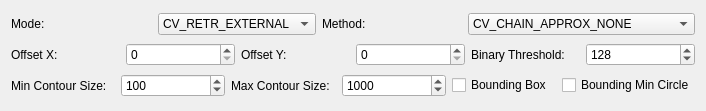
    <widget class="QWidget" name="layoutWidget">
     <property name="geometry">
      <rect>
       <x>1290</x>
       <y>30</y>
       <width>706</width>
       <height>111</height>
      </rect>
     </property>
     <layout class="QGridLayout" name="gridLayout_36">
      <item row="2" column="0">
       <layout class="QGridLayout" name="gridLayout_35">
        <item row="0" column="1">
         <widget class="QSpinBox" name="spinBoxContourMinContourSize">
          <property name="maximum">
           <number>1000</number>
          </property>
          <property name="value">
           <number>100</number>
          </property>
         </widget>
        </item>
        <item row="0" column="2">
         <widget class="QLabel" name="labelContourMaxContourSize">
          <property name="text">
           <string>Max Contour Size:</string>
          </property>
         </widget>
        </item>
        <item row="0" column="0">
         <widget class="QLabel" name="labelContourMinContourSize">
          <property name="text">
           <string>Min Contour Size:</string>
          </property>
         </widget>
        </item>
        <item row="0" column="4">
         <widget class="QCheckBox" name="checkBoxContourBoundingBox">
          <property name="text">
           <string>Bounding Box</string>
          </property>
         </widget>
        </item>
        <item row="0" column="3">
         <widget class="QSpinBox" name="spinBoxContourMaxContourSize">
          <property name="maximum">
           <number>10000</number>
          </property>
          <property name="value">
           <number>1000</number>
          </property>
         </widget>
        </item>
        <item row="0" column="5">
         <widget class="QCheckBox" name="checkBoxContourBoundingMinCircle">
          <property name="text">
           <string>Bounding Min Circle</string>
          </property>
         </widget>
        </item>
       </layout>
      </item>
      <item row="0" column="0">
       <layout class="QGridLayout" name="gridLayout_33">
        <item row="0" column="1">
         <widget class="QComboBox" name="comboBoxContourMode">
          <item>
           <property name="text">
            <string>CV_RETR_EXTERNAL</string>
           </property>
          </item>
          <item>
           <property name="text">
            <string>CV_RETR_LIST</string>
           </property>
          </item>
          <item>
           <property name="text">
            <string>CV_RETR_CCOMP</string>
           </property>
          </item>
          <item>
           <property name="text">
            <string>CV_RETR_TREE</string>
           </property>
          </item>
         </widget>
        </item>
        <item row="0" column="3">
         <widget class="QComboBox" name="comboBoxContourMethod">
          <item>
           <property name="text">
            <string>CV_CHAIN_APPROX_NONE</string>
           </property>
          </item>
          <item>
           <property name="text">
            <string>CV_CHAIN_APPROX_SIMPLE</string>
           </property>
          </item>
          <item>
           <property name="text">
            <string>CV_CHAIN_APPROX_TC89_L1</string>
           </property>
          </item>
          <item>
           <property name="text">
            <string>CV_CHAIN_APPROX_TC89_KCOS</string>
           </property>
          </item>
         </widget>
        </item>
        <item row="0" column="0">
         <widget class="QLabel" name="labelContourMode">
          <property name="text">
           <string>Mode:</string>
          </property>
         </widget>
        </item>
        <item row="0" column="2">
         <widget class="QLabel" name="labelContourMethod">
          <property name="text">
           <string>Method:</string>
          </property>
         </widget>
        </item>
       </layout>
      </item>
      <item row="1" column="0">
       <layout class="QGridLayout" name="gridLayout_34">
        <item row="0" column="5">
         <widget class="QSpinBox" name="spinBoxlContourBinaryThreshold">
          <property name="maximum">
           <number>255</number>
          </property>
          <property name="value">
           <number>128</number>
          </property>
         </widget>
        </item>
        <item row="0" column="4">
         <widget class="QLabel" name="labelContourBinaryThreshold">
          <property name="text">
           <string>Binary Threshold:</string>
          </property>
         </widget>
        </item>
        <item row="0" column="2">
         <widget class="QLabel" name="labelContourOffsetY">
          <property name="text">
           <string>Offset Y:</string>
          </property>
         </widget>
        </item>
        <item row="0" column="1">
         <widget class="QSpinBox" name="spinBoxlContourOffsetX">
          <property name="maximum">
           <number>500</number>
          </property>
         </widget>
        </item>
        <item row="0" column="3">
         <widget class="QSpinBox" name="spinBoxlContourOffsetY">
          <property name="maximum">
           <number>500</number>
          </property>
         </widget>
        </item>
        <item row="0" column="0">
         <widget class="QLabel" name="labelContourOffsetX">
          <property name="text">
           <string>Offset X:</string>
          </property>
         </widget>
        </item>
       </layout>
      </item>
     </layout>
    </widget>
